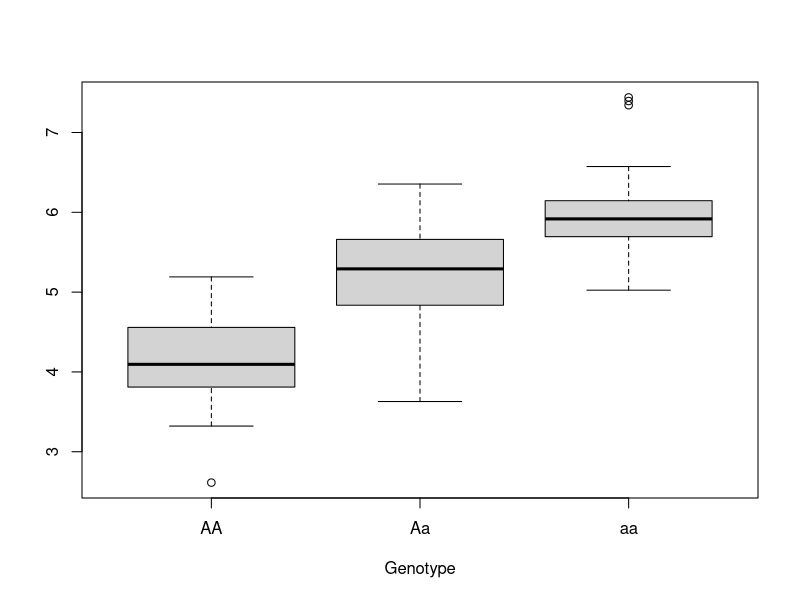
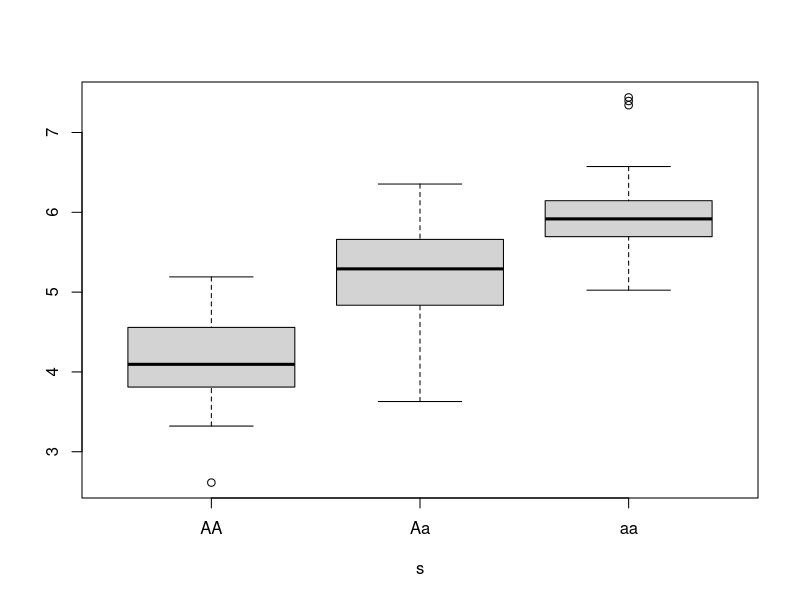
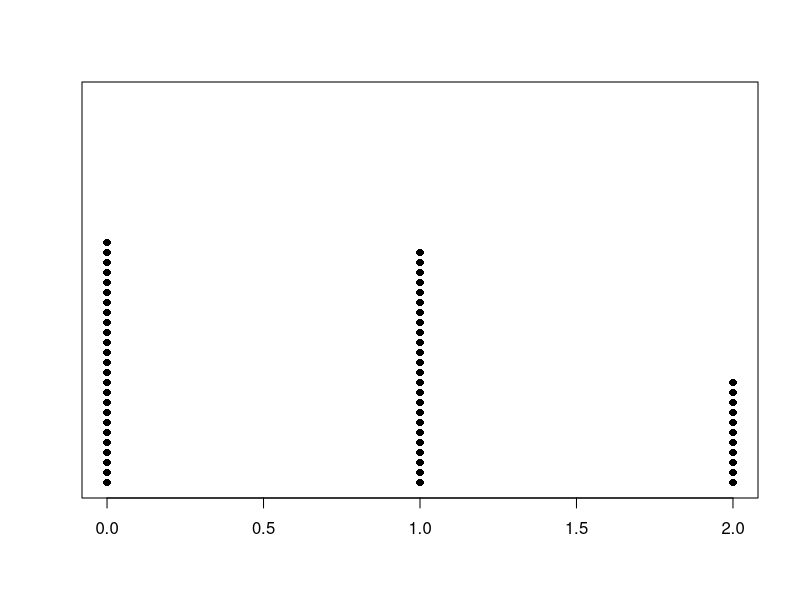

Source code (R) for these figures, in order:
# Code to produce figures that are in the paper
# Amelia Dunstone
# 2024/10/10

# Linear model -----------------------------------------------------------------


# Boxplot of AA, Aa and aa comparison, not in final thesis but illustrates the 

set.seed(2)
library(ggbeeswarm)

n <- c(20, 15, 18)
mu <- c(4, 5.1, 6.2)
sigma <- 0.6
AA <- rnorm(n[1], mean = mu[1], sd = sigma)
Aa <- rnorm(n[2], mean = mu[2], sd = sigma)
aa <- rnorm(n[3], mean = mu[3], sd = sigma)
ls <- list(AA = AA, Aa = Aa, aa = aa)

boxplot(ls, xlab = "Genotype")

boxplot(ls, xlab = "s")

# Q: If we have a binomial distribution where the minor allele has a probability 
# of 0.4 of occurring, example distribution of AA, Aa and aa. 

stripchart(rbinom(60, 2, p = 0.4), method = "stack", offset = 0.5, at = 0, pch = 16)





# Common minor alleles vs rare minor alleles

n <- 2
p <- c(0.48, 0.02)

E <- n*p
E
variance <- n*p*(1-p)
variance
